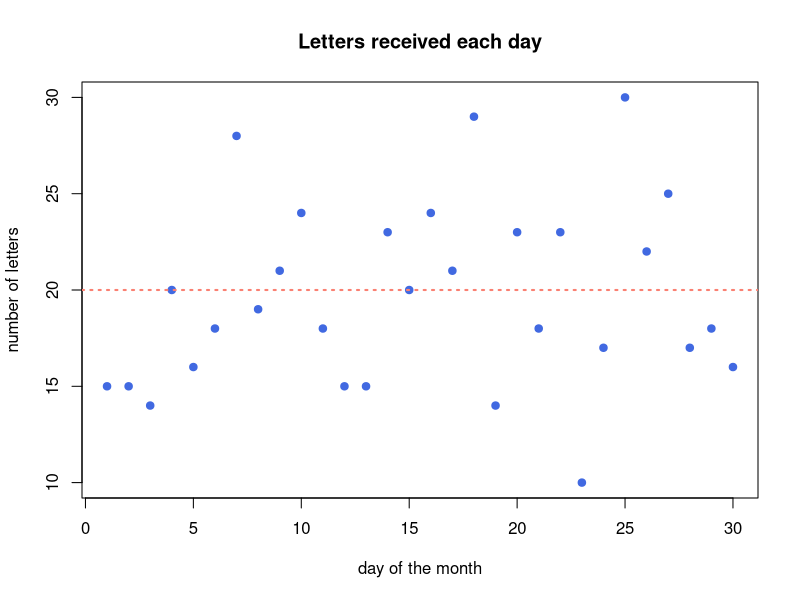
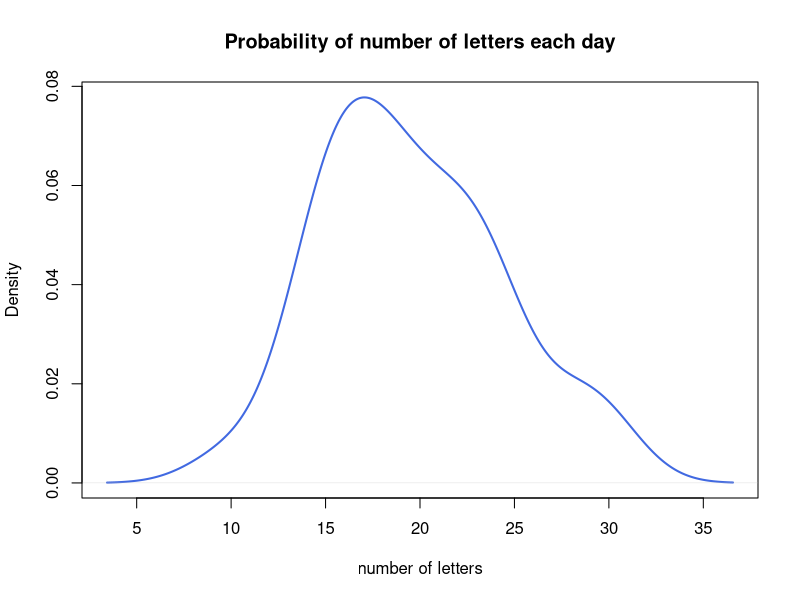
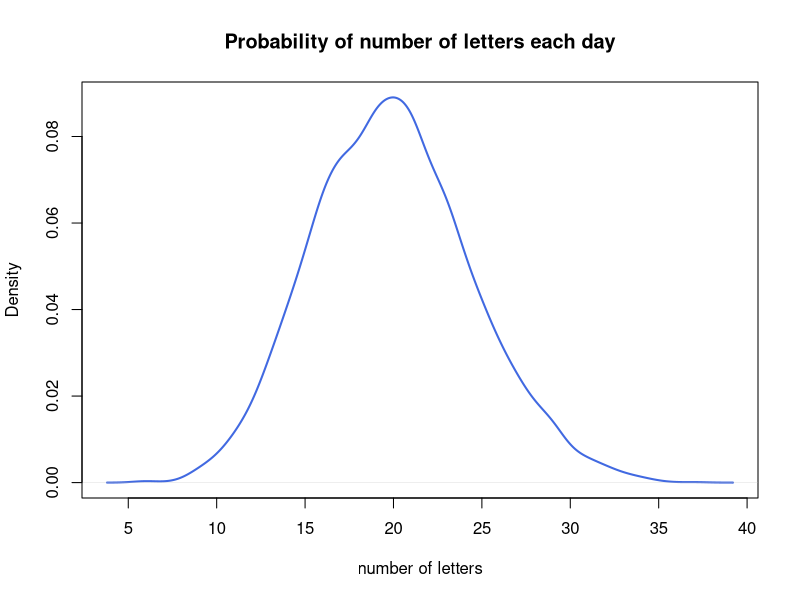
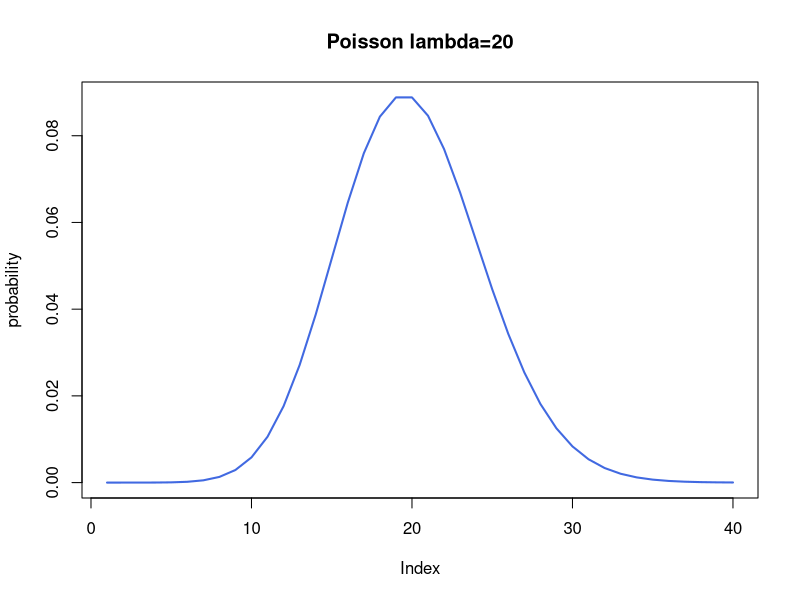
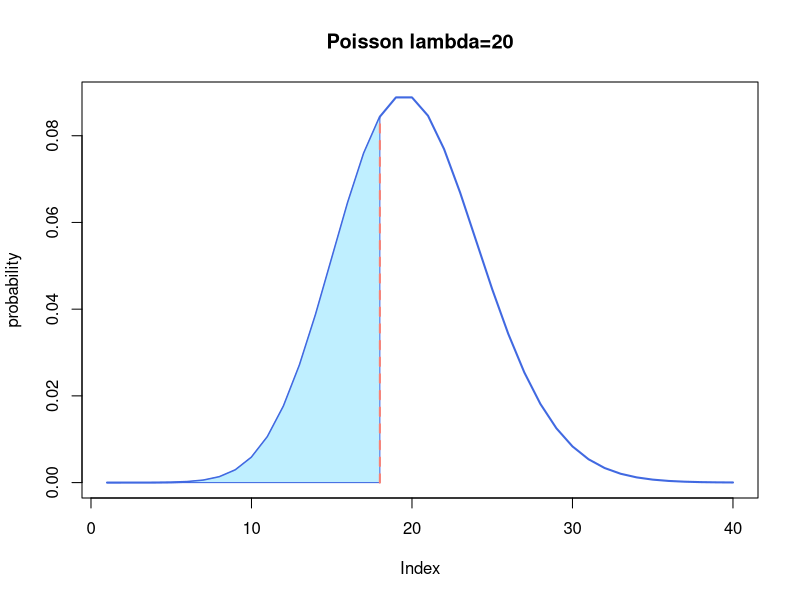
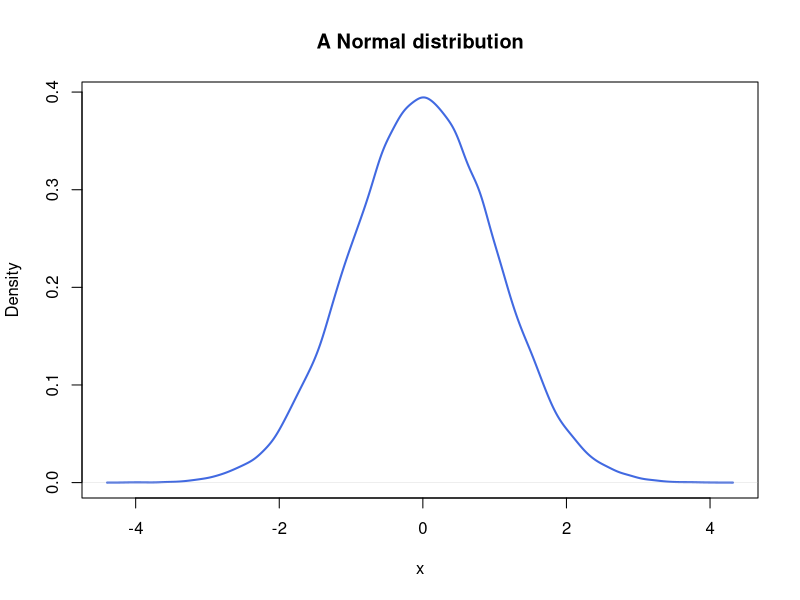
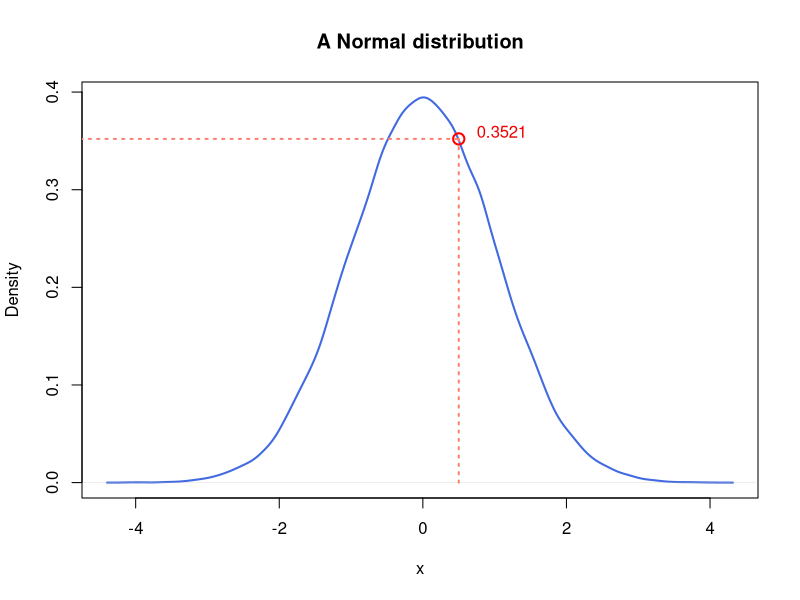
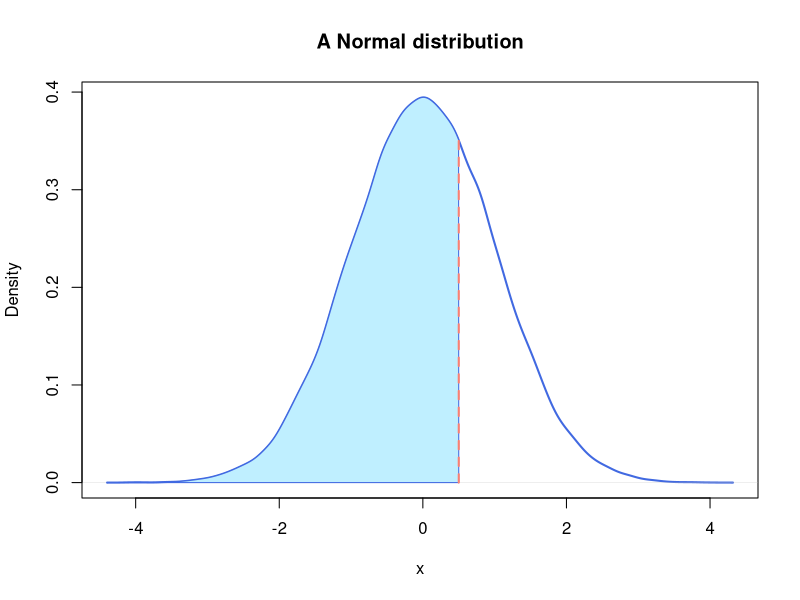

Source code (R) for these figures, in order:
## ---- chunk 1
set.seed(2)
my_letter <- rpois(n = 30, lambda = 20)
plot(my_letter,
  main = "Letters received each day",
  xlab = "day of the month", ylab = "number of letters",
  pch = 19, col = "royalblue"
)
abline(a = 20, b = 0, lwd = 2, lty = 3, col = "salmon")
## ---- chunk 2
plot(density(my_letter),
  lwd = 2, col = "royalblue",
  main = "Probability of number of letters each day",
  xlab = "number of letters"
)
## ---- chunk 3
set.seed(3)
plot(density(rpois(n = 5000, lambda = 20)),
  lwd = 2, col = "royalblue",
  main = "Probability of number of letters each day",
  xlab = "number of letters"
)
## ---- chunk 4
plot(dpois(c(1:40), lambda = 20),
  lwd = 2, type = "l", col = "royalblue",
  ylab = "probability", main = "Poisson lambda=20"
)
## ---- chunk 5
dpois(x = 18, lambda = 20)
## ---- chunk 6
ppois(q = 18, lambda = 20, lower.tail = T)
## ---- chunk 7
plot(dpois(c(1:40), lambda = 20),
  lwd = 2, type = "l", col = "royalblue",
  ylab = "probability", main = "Poisson lambda=20"
)
polygon(
  x = c(1:18, 18),
  y = c(dpois(c(1:18), lambda = 20), 0),
  border = "royalblue", col = "lightblue1"
)
segments(x0 = 18, y0 = 0, y1 = 0.08439355, lwd = 2, lty = 2, col = "salmon")
## ---- chunk 8
qpois(p = 0.3814219, lambda = 20)
## ---- chunk 9
set.seed(2)
norm <- rnorm(n = 50000, mean = 0, sd = 1)
plot(density(norm),
  main = "A Normal distribution", xlab = "x",
  lwd = 2, col = "royalblue"
)
## ---- chunk 10
set.seed(2)
rnorm(
  n = 6, # number of data points to draw
  mean = 0, # mean
  sd = 1
) # standard deviation
## ---- chunk 11
dnorm(x = 0.5, mean = 0, sd = 1)
## ---- chunk 12
plot(density(norm),
  main = "A Normal distribution", xlab = "x",
  lwd = 2, col = "royalblue"
)
segments(x0 = 0.5, y0 = 0, y1 = 0.3520653, lwd = 2, lty = 3, col = "salmon")
segments(x0 = -5, y0 = 0.3520653, x1 = 0.5, lwd = 2, lty = 3, col = "salmon")
points(x = 0.5, y = 0.3520653, cex = 1.5, lwd = 2, col = "red")
text(x = 1.1, y = 0.36, labels = "0.3521", col = "red2")
## ---- chunk 13
pnorm(q = 0.5, mean = 0, sd = 1)
## ---- chunk 14
plot(density(norm),
  main = "A Normal distribution", xlab = "x",
  lwd = 2, col = "royalblue"
)
polygon(
  x = c(density(norm)$x[density(norm)$x <= 0.5], 0.5),
  y = c(density(norm)$y[density(norm)$x <= 0.5], 0),
  border = "royalblue", col = "lightblue1"
)
segments(x0 = 0.5, y0 = 0, y1 = 0.3520653, lwd = 2, lty = 2, col = "salmon")
## ---- chunk 15
pnorm(q = 0.5, mean = 0, sd = 1)
qnorm(p = 0.6914625, mean = 0, sd = 1)
